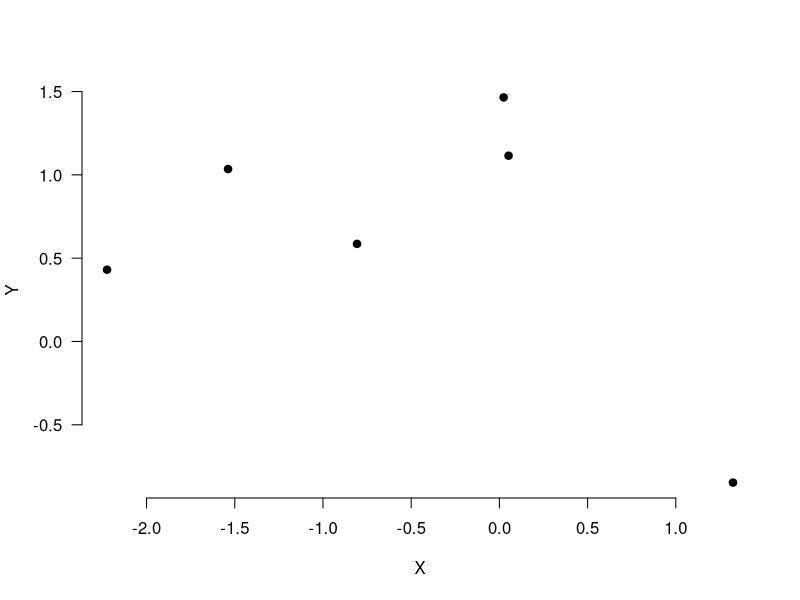

R code for this plot:
## ---- chunk 1
library(data.table)
# library(copula)
## ---- chunk 2
data = data.table(i = 1:6, X = c(-2.224, -1.538, -0.807, 0.024, 0.052, 1.324),
	Y = c(0.431, 1.035, 0.586, 1.465, 1.115, -0.847))
## ---- chunk 3
#| fig-cap: Jeu de données
#| label: fig-data

plot(data$X, data$Y, pch = 19, axes = FALSE, xlab = "X", ylab = "Y")
axis(1)
axis(2, las = 1)
